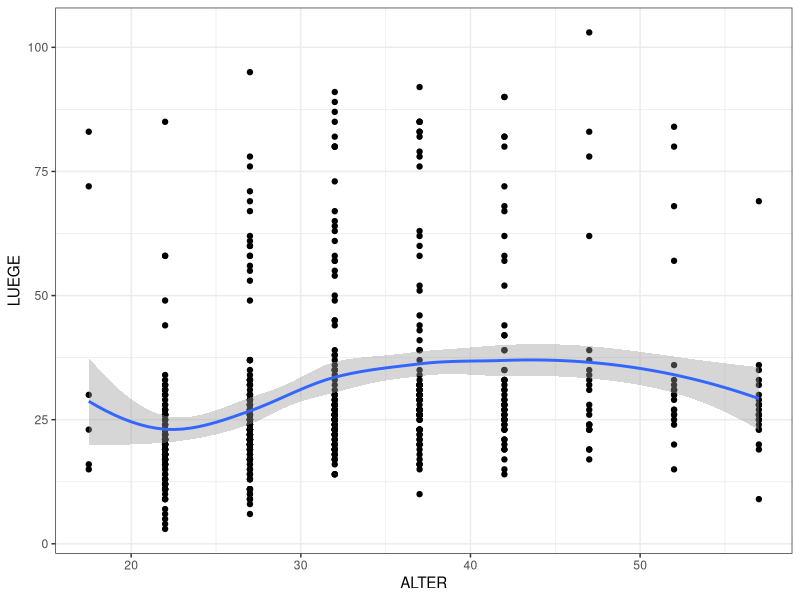

Reproduce this figure in R.
## ---- chunk 1
library(tidyverse)
library(skimr)

theme_set(theme_bw())

df <- read_csv("data/Luege.csv")
## ---- chunk 2
skim(df)
## ---- chunk 3
df_clean <- df %>% 
  mutate(J_VERH = parse_number(J_VERH, locale = locale(decimal_mark = ","))) %>% 
  mutate_at(vars(REL, GRAD), as.factor) %>% 
  select(-ID)
## ---- chunk 4
mod1 <- lm(LUEGE ~ ., data = df_clean)
## ---- chunk 5
summary(mod1)
## ---- chunk 6
pred_base <- tibble(
  GESCHLECHT = "M",
  J_VERH = 10,
  KINDER = "Nein",
  REL = "1",
  GRAD = "1",
  ANZAHL_AFF = 0
)

pred_base %>% 
  mutate(ALTER = 50) %>% 
  predict(mod1, newdata = .)

pred_base %>% 
  mutate(ALTER = 60) %>% 
  predict(mod1, newdata = .)
## ---- chunk 7
summary(mod1)$adj.r.squared
## ---- chunk 8
std_err <- 5.092
std_err


# standardabweichung der steigung des alters war die richtige antwort.


std_err_age <- 0.028694   
# std dev of age 
sqrt(std_err_age)
## ---- chunk 9
mod2 <- update(mod1, . ~ . + I(ALTER^2))
summary(mod2)
## ---- chunk 10
ggplot(df_clean, aes(ALTER, LUEGE)) +
  geom_point() +
  geom_smooth()
## ---- chunk 11
pred_base %>% 
  mutate(ALTER = 50) %>% 
  predict(mod2, newdata = .)

pred_base %>% 
  mutate(ALTER = 60) %>% 
  predict(mod2, newdata = .)
